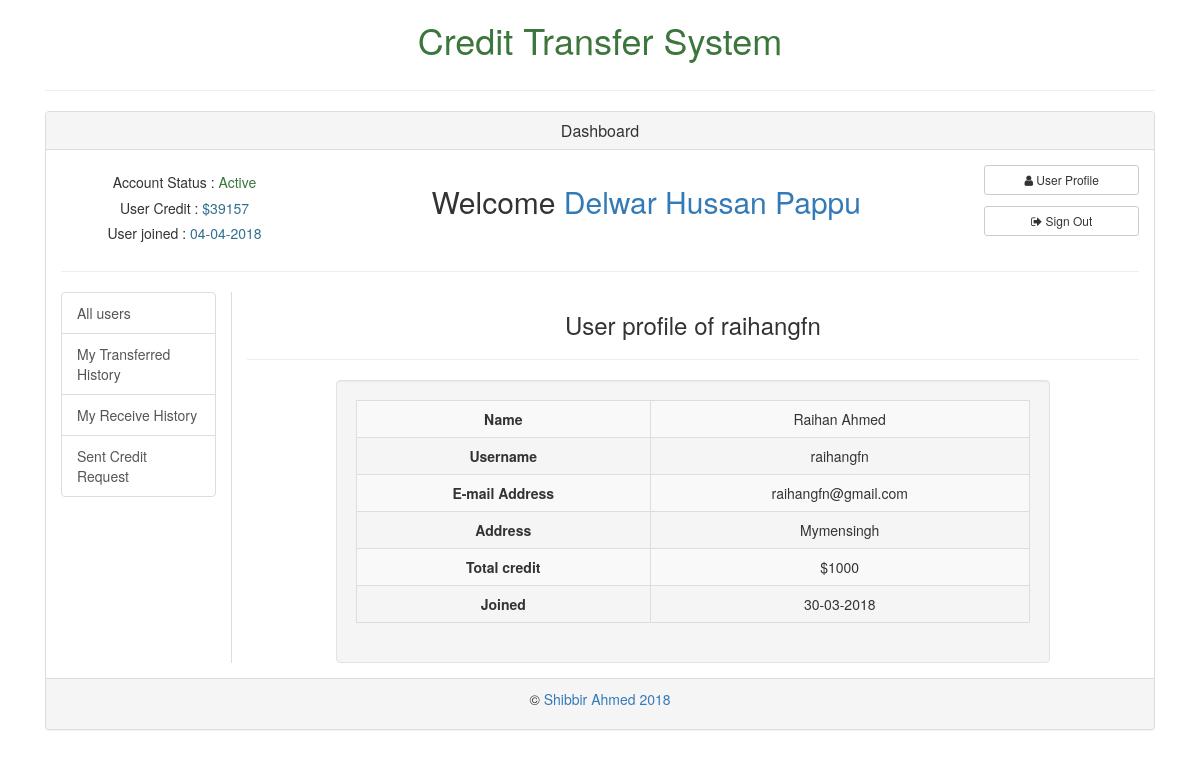
/dashboard.php?user-id=3 (signed in), run on the app's committed database.
### tables this page shows
CREATE TABLE `tbl_credit` (
  `id` int(10) NOT NULL,
  `user_id` int(255) NOT NULL,
  `total_credit` int(255) DEFAULT '0'
);

CREATE TABLE `tbl_user` (
  `id` int(10) NOT NULL,
  `first_name` varchar(255) NOT NULL,
  `last_name` varchar(255) NOT NULL,
  `username` varchar(255) NOT NULL,
  `password` varchar(255) NOT NULL,
  `email_address` varchar(255) NOT NULL,
  `address` text NOT NULL,
  `account_status` tinyint(1) NOT NULL,
  `created_at` varchar(255) NOT NULL
);

### dashboard.php (the view, shortened to what this page needs)
<?php
    include_once "header.php";
?>
<?php
    if(isset($_SESSION['user_id']) && isset($_SESSION['username'])){
        $current_user_id= $_SESSION['user_id'];
        $current_username = $_SESSION['username'];
        $query = "SELECT * FROM tbl_user WHERE id = '$current_user_id' AND username = '$current_username'";
        $current_user_from_db = query($query, 2);
    }else{
        message(0, "You must login first");
        redirect('index.php');
    }
?>
    <?php
        $current_user = $current_user_from_db['id'];
        $query = "SELECT total_credit FROM tbl_credit WHERE user_id = '$current_user'";
        $credit = query($query, 2);
    ?>
    <div class="row">
        <div class="col-sm-12">
            <div class="panel panel-default">
                <div class="panel-heading">
                    <h3 class="panel-title text-center">Dashboard</h3>
                </div>
                <div class="panel-body">
                    <div class="row dashboard_header">
                        <div class="col-sm-3">
                            <h5 class="text-center">
                                Account Status : <span class="text-info">
                                    <?php
                                        if($_SESSION['account_status'] == 2){
                                            echo "<span class='text-primary'>Administrator</span>";
                                        }elseif($_SESSION['account_status'] == 1){
                                            echo "<span class='text-success'>Active</span>";
                                        }elseif ($_SESSION['account_status'] == 0){
                                            echo "<span class='text-danger'>Inactive</span>";
                                        }
                                    ?>
                                </span>
                            </h5>
                            <?php
                            if ($_SESSION['account_status'] != 2){
                            ?>
                                <h5 class="text-center">
                                    User Credit : <span class="text-info">
                                        <?php
                                            if($credit['total_credit'] != null){
                                                echo '$'.$credit['total_credit'];
                                            }else{
                                                echo 0;
                                            }
                                            ?>
                                    </span>
                                </h5>
                            <?php
                            }
                            ?>
                            <h5 class="text-center">User joined : <span class="text-info"><?php echo $current_user_from_db['created_at']; ?></span></h5>
                        </div>
                        <div class="col-sm-7">
                            <h2 class="text-center">Welcome <span class="text-primary"><?php echo $current_user_from_db['first_name'].' '.$current_user_from_db['last_name'] ?></span></h2>
                        </div>
                        <div class="col-sm-2">
                            <div class="row">
                                <div class="col-sm-12">
                                    <a href="?user-info" class="btn btn-default btn-sm btn-block <?php activeClass('user-info')?>"><i class="fa fa-user"></i> User Profile</a>
                                </div>
                                <div class="col-sm-12">
                                    <a href="?logout" onclick="return confirm('are you sure to sign out?')" class="btn btn-default btn-sm btn-block"><i class="fa fa-sign-out"></i> Sign Out</a>
                                </div>
                            </div>
                        </div>
                    </div>
                    <hr/>
                    <div class="row dashboard_body">
                        <div class="col-sm-2 sidebar">
                            <div class="list-group">
                                <a href="?all_users" class="list-group-item <?php activeClass('all_users')?>">All users</a>
                                <?php
                                if ($current_user_from_db['account_status'] == 2) {
                                    $query = "SELECT * FROM tbl_user WHERE account_status = 0 ORDER BY id DESC ";
                                    $result = query($query, 1);
                                    $number_of_deactive_account = mysqli_num_rows($result);
                                    $query ="SELECT request_status FROM tbl_credit_request WHERE request_status=1";
                                    $result = query($query, 1);
                                    $number_of_pending_credit_request = mysqli_num_rows($result);
                                    ?>
                                    <a href="?inactive_account" class="list-group-item <?php activeClass('inactive_account')?>">Inactive Account <span class="badge"><?php if($number_of_deactive_account>0){echo $number_of_deactive_account;}?></span></a>
                                    <a href="?my_transferred_history" class="list-group-item  <?php activeClass('my_transferred_history')?>">Add Credit History</a>
                                    <a href="?all_credit_request" class="list-group-item  <?php activeClass('all_credit_request')?>">Credit Request <span class="badge"><?php if($number_of_pending_credit_request>0){echo $number_of_pending_credit_request;}?></span></a>
                                    <?php
                                }else {
                                    ?>
                                    <a href="?my_transferred_history" class="list-group-item <?php activeClass('my_transferred_history')?>">My Transferred History</a>
                                    <a href="?my_receive_history" class="list-group-item <?php activeClass('my_receive_history')?>">My Receive History</a>
                                    <a href="?sent_credit_request" class="list-group-item <?php activeClass('sent_credit_request')?>">Sent Credit Request</a>
                                    <?php
                                }
                                ?>
                            </div>
                        </div>
                        <div class="col-sm-10 content">
                            <?php
                            if(isset($_GET['all_users'])){
                                include_once 'all-user.php';
                            }elseif(isset($_GET['user-info']) || isset($_GET['user-id'])){
                                include_once "user-info.php";
                            }elseif(isset($_GET['transfer'])){
                                include_once "transfer-credit.php";
                            }elseif(isset($_GET['add_credit'])){
                                include_once "add-credit.php";
                            }elseif(isset($_GET['reduce_credit'])){
                                include_once "reduce-credit.php";
                            }elseif(isset($_GET['inactive_account'])){
                                include_once "inactive-account.php";
                            }elseif(isset($_GET['edit_info'])){
                                include_once "edit-info.php";
                            }elseif (isset($_GET['change_password'])){
                                include_once "change_password.php";
                            }elseif(isset($_GET['my_transferred_history']) || isset($_GET['transferred_history'])){
                                include_once "transferred_history.php";
                            }elseif(isset($_GET['my_receive_history']) || isset($_GET['received_history'])){
                                include_once "receive_history.php";
                            }elseif (isset($_GET['sent_credit_request'])){
                                include_once 'sent_credit_request.php';
                            }elseif(isset($_GET['all_credit_request'])){
                                include_once 'all_credit_request.php';
                            }else{
                                include_once 'all-user.php';
                            }
                            ?>
                        </div>
                    </div>
                </div>
                <div class="panel-footer">
                    <p class="text-center">&copy; <a href="http://facebook.com/ShibbirAhmedRizwan" target="_blank">Shibbir Ahmed 2018</a></p>
                </div>
            </div>
        </div>
    </div>
<?php
    include_once "footer.php";
?>

### user-info.php (shortened to what this page needs)
<?php
    if(isset($_GET['user-info'])){
        $query = "SELECT * FROM tbl_user WHERE id = '$current_user_id'";
        $current_user_info = query($query, 2);
    }else{
        if (isset($_GET['user-id'])) {
            $current_user_id = $_GET['user-id'];
            $query = "SELECT * FROM tbl_user WHERE id = '$current_user_id'";
            $current_user_info = query($query, 2);
        }
    }
?>
<div class="row">
    <div class="col-sm-12">
        <h3 class="text-center">
            User profile
            <?php
                if($_SESSION['user_id'] != $current_user_id){
                    echo "of ".$current_user_info['username'];
                }
            ?>
        </h3>
        <hr/>
    </div>
    <div class="col-sm-12">
        <div class="well profile_table">
            <table class="table table-striped table-bordered table-responsive">
                <tr>
                    <th>Name</th>
                    <td><?php echo $current_user_info['first_name'].' '.$current_user_info['last_name'];?></td>
                </tr>
                <tr>
                    <th>Username</th>
                    <td><?php echo $current_user_info['username'];?></td>
                </tr>
                <tr>
                    <th>E-mail Address</th>
                    <td><?php echo $current_user_info['email_address'];?></td>
                </tr>
                <tr>
                    <th>Address</th>
                    <td><?php echo $current_user_info['address'];?></td>
                </tr>
                <?php
                if($current_user_info['account_status'] != 2) {
                    ?>
                    <tr>
                        <th>Total credit</th>
                        <td>
                            <?php
                            $user_id = $current_user_info['id'];
                            $query = "SELECT total_credit FROM tbl_credit WHERE user_id = '$user_id'";
                            $credit = query($query, 2);
                            if ($credit['total_credit'] != null) {
                                echo '$' . $credit['total_credit'];
                            } else {
                                echo "$0";
                            }
                            ?>
                        </td>
                    </tr>
                    <?php
                }
                ?>
                <tr>
                    <th>Joined</th>
                    <td><?php echo $current_user_info['created_at'];?></td>
                </tr>
            </table>
        </div>
    </div>
</div>

### css/style.css (style rules this page uses)
.content { border-left: 1px solid #dddddd; }
.profile_table { width: 80%; margin: 0 auto; }
.profile_table th, .profile_table tr { text-align: center; }

### data on the page
tbl_credit: total_credit "39157"
tbl_user: created_at "04-04-2018", first_name "Delwar Hussan", last_name "Pappu"
tbl_user: username "raihangfn", first_name "Raihan", last_name "Ahmed", email_address "raihangfn@gmail.com", address "Mymensingh", created_at "30-03-2018"
tbl_credit: total_credit "1000"
